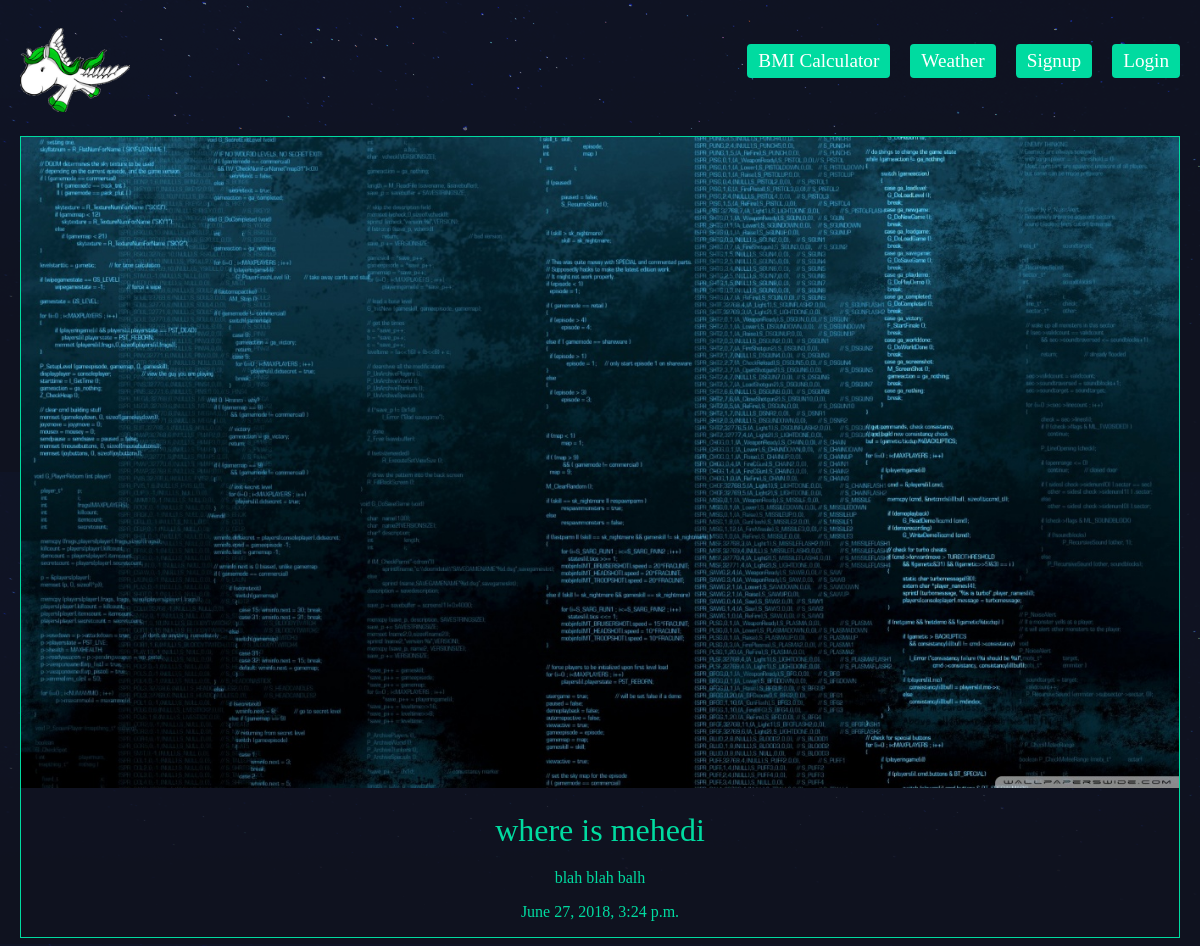
The page /articles/where-is-mehedi on the database its author committed.
### articles/models.py (models this page shows, shortened)
class Article(models.Model):
    title = models.CharField(max_length=100)
    slug = models.SlugField()
    body = models.TextField()
    date = models.DateTimeField(auto_now_add=True)
    thumb = models.ImageField(default='default.png', blank=True)
    author = models.ForeignKey(User, on_delete=models.CASCADE, default=None)

### articles/views.py (the view)
# urls.py: path('<slug>', views.article_detail, name='detail'),
def article_detail(request, slug):
    article = Article.objects.get(slug=slug)
    return render(request, 'articles/article_detail.html', {'article': article})

### articles/templates/articles/article_detail.html
{% extends 'base_layout.html' %}
{% block content %}
	<div class="article-detail">
		<div class="article">
			<img src="{{ article.thumb.url }}">
			<h2>{{ article.title }}</h2>
			<p>{{ article.body }}</p>
			<p>{{ article.date }}</p>
		</div>
	</div>
{% endblock %}

### assets/styles.css (style rules this page uses)
body { background-color: #0f121f; background-image: url(/static/stars.png); background-repeat-y: no-repeat; color: #fff; }
body * { font-family: Ubuntu; }
h1, h2, h3, h4, h5 { font-weight: normal; margin: 0; }
.article { padding: 10px; border: 1px solid #00dba0; position: relative; padding-bottom: 40px; }
.article h2 { font-size: 1.2em; }
.article-detail .article { padding: 0; }
.article-detail .article img { max-width: 100%; }
.article-detail .article h2 { text-align: center; margin: 20px auto; font-size: 2em; }
.article-detail .article p { text-align: center; }

### assets/bmi.css (style rules this page uses)
body { color: #00dba0; }

### rows shown on the page
Article: thumb (picture), title "where is mehedi", body "blah blah balh", date "June 27, 2018, 3:24 p.m."
